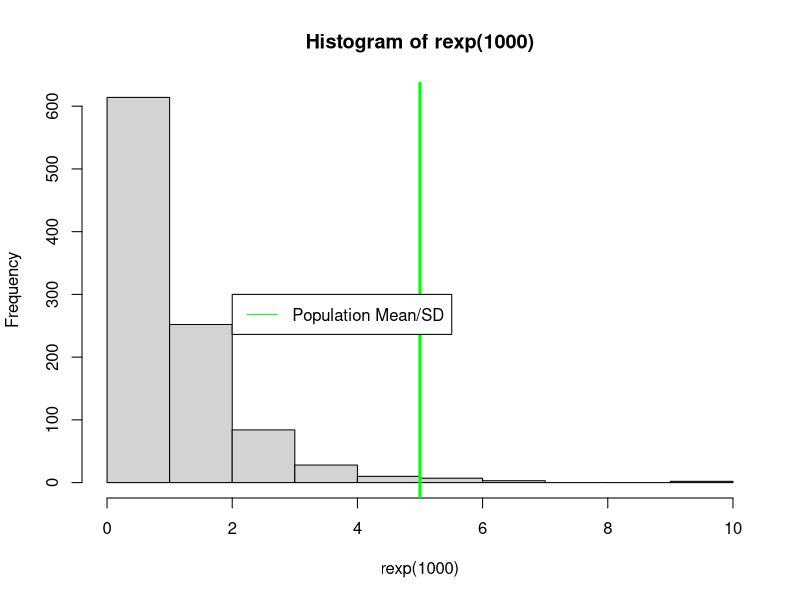
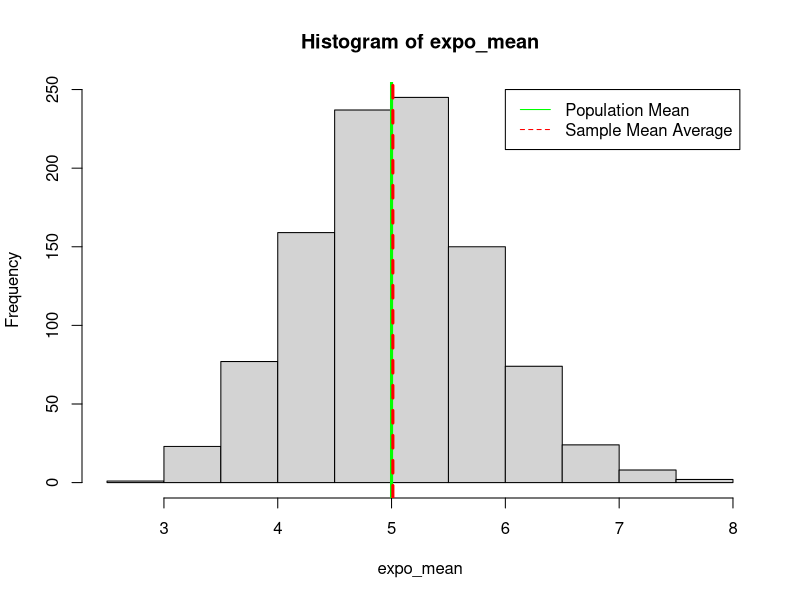
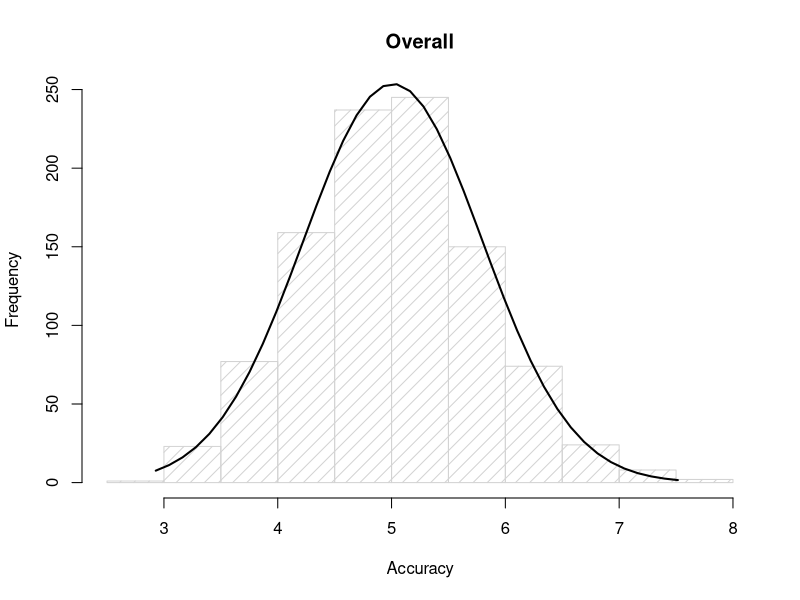

Reproduce these figures in R, in order.
##----------------------------------------------------------------------------
##----------------------------------------------------------------------------
##
##  File name:  Assignment.R
##  Date:       08JUNE2019
##
##  Assignment for Statistical Inference
##  
##
##----------------------------------------------------------------------------
##----------------------------------------------------------------------------

##----------------------------------------------------------------------------
## Simulation
##----------------------------------------------------------------------------

#The exponential distribution can be simulated in R with rexp(n, lambda) 
#lambda is the rate parameter, lambda = 0.2 for all of the simulations
#mean of exponential distribution is 1/lambda - population mean
#standard deviation is also 1/lambda - population standard deviation
#variance is standard deviation - (1/lambda)^2
#investigate the distribution of averages of 40 exponentials = n?
#need to do a thousand simulations.

lambda = 0.2
n <- 40

hist(rexp(1000))
abline(v =5, col = "green", lwd = 3)
legend(2, 300, legend="Population Mean/SD",
       col="green", lty=1)

#calculate population parameters
pop.mean <- 1/lambda
pop.sd <- 1/lambda
pop.variance <- 1/lambda^2

# Question 1

#If CTL holds, the average of mean samples should be close to the population mean
#(5) and a variance close to the sd^2/n as size of sample (n) becomes sufficiently
#large

print(pop.mean)

#The theoretical mean should be 5
#Calculating the average of means in 1000 simulations


expo_mean <- NULL
for (i in 1 : 1000) expo_mean = c(expo_mean, mean(rexp(40, 0.2)))
hist(expo_mean)
abline(v = 5, col = "green", lwd = 3)
abline(v = mean(expo_mean), col = "red", lwd = 3, lty =2)
legend(6, 250, legend = c("Population Mean", "Sample Mean Average"),
       col=c("green","red"), lty=c(1,2))

print(mean(expo_mean))

#Question 2

#overlay a random uniform and see how closely they match
#then theoretically calculate the mean
#overlay variance of normal
#theoretically calculate variance and see how lines up


theor.variance <- pop.variance/n
print(theor.variance)

sam.variance <- var(expo_mean)
print(sam.variance)

# Question 3

# Overlay a normal distribution with a mean of 5, standard deviation of
# .79

#plot a normal distribution in R

h <- hist(expo_mean, breaks = 10, density = 10,
          col = "lightgray", xlab = "Accuracy", main = "Overall") 
xfit <- seq(min(expo_mean), max(expo_mean), length = 40) 
yfit <- dnorm(xfit, mean = mean(expo_mean), sd = sd(expo_mean)) 
yfit <- yfit * diff(h$mids[1:2]) * length(expo_mean) 

lines(xfit, yfit, col = "black", lwd = 2)
